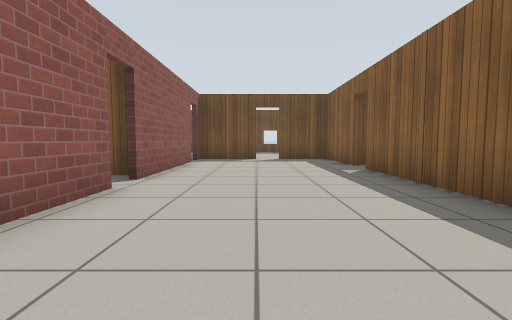
view 1 (above)

22 first-person views from a walk through a robot-simulator world made for Gazebo. The camera is 0.72 m above the floor, tilts 4° down and sees 85° across. The floor is counted in squares, 1 m on a side. Each view is taken from the middle of a square. On the plan, view 1 faces up. The plan holds only what a view shows up to about 10 squares ahead; the rest is blank. Gazebo's built-in surfaces are drawn with simple patterns.

view 2
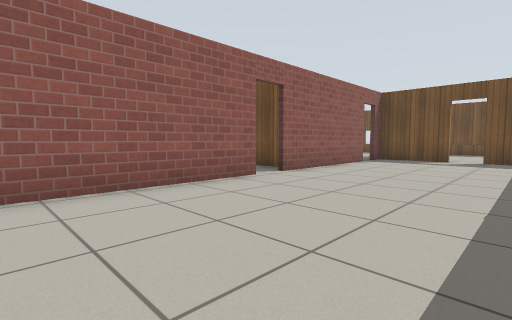

view 3
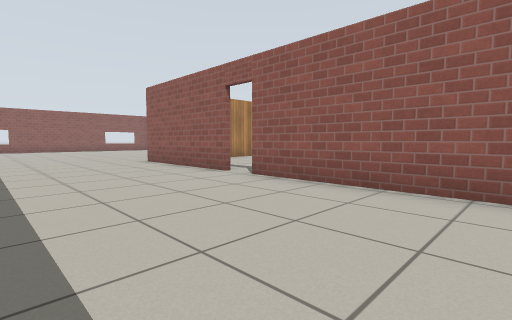

view 4
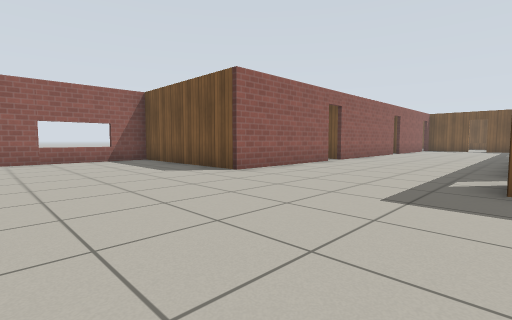

view 5
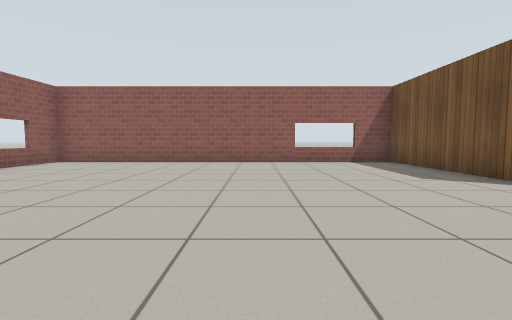

view 6
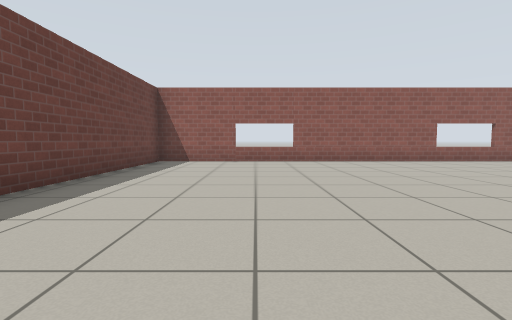

view 7
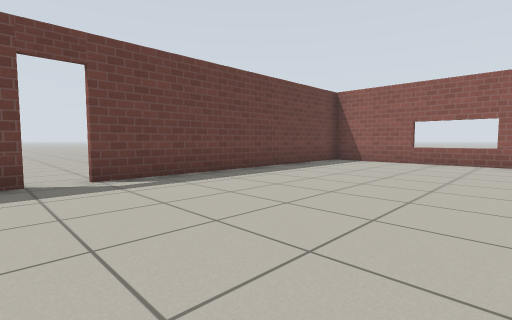

view 8
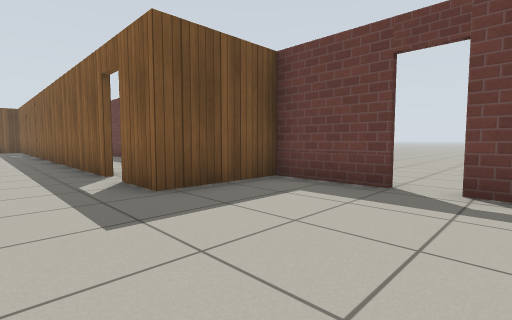

view 9
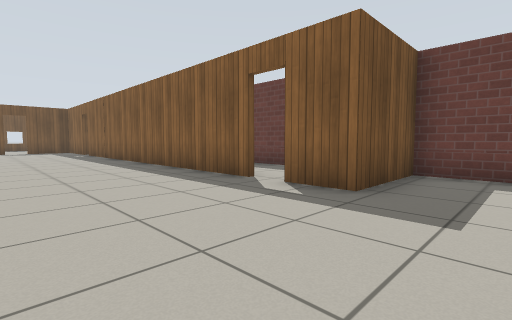

view 10
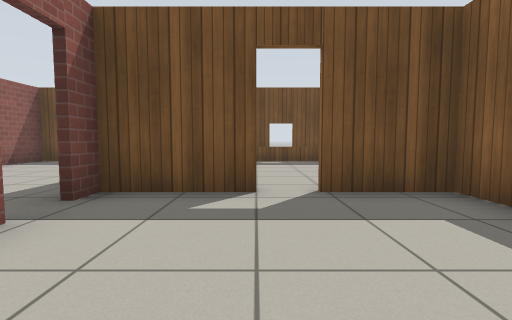

view 11
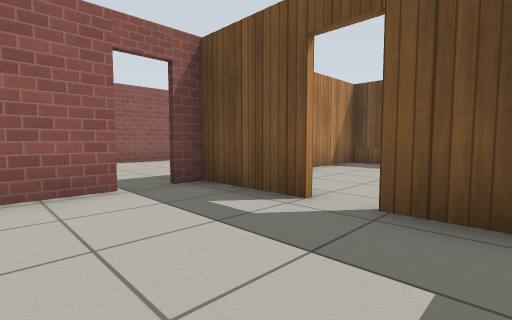

view 12
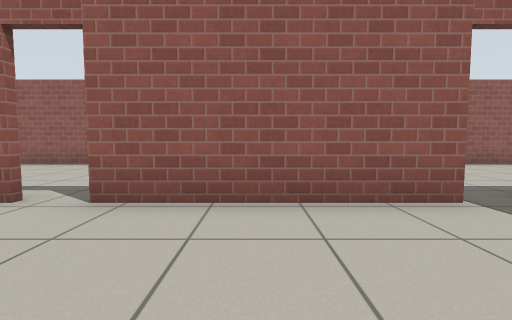

view 13
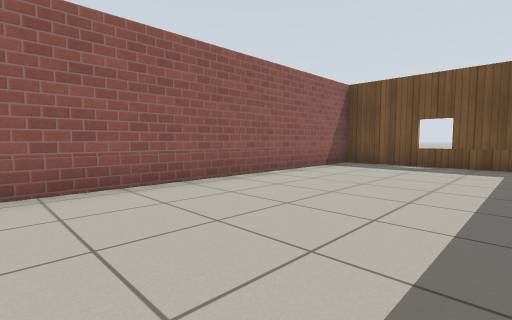

view 14
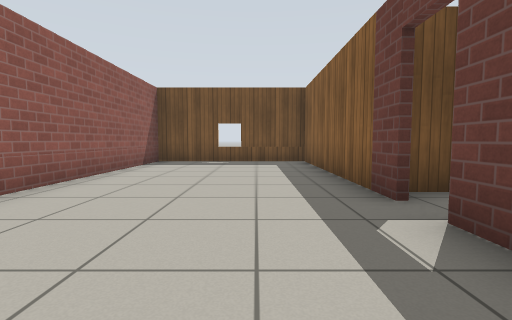

view 15
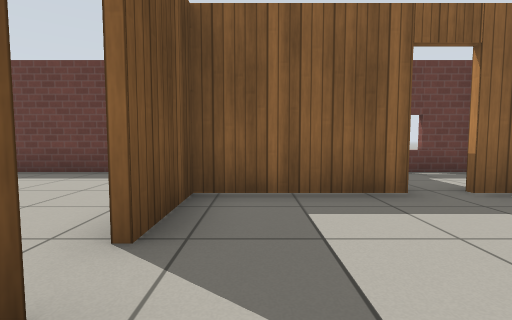

view 16
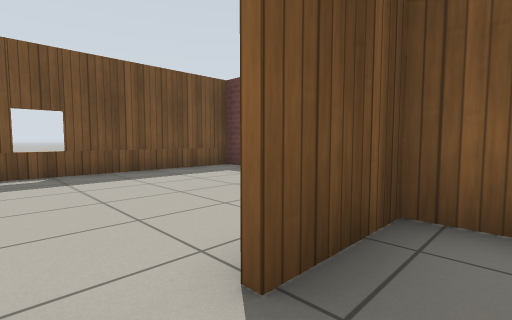

view 17
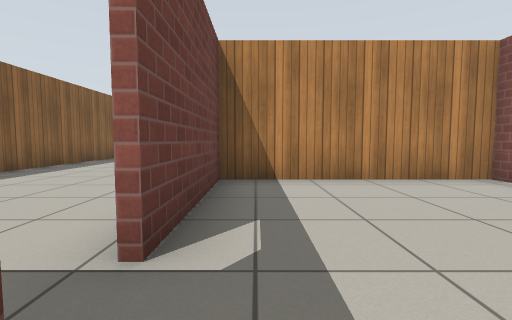

view 18
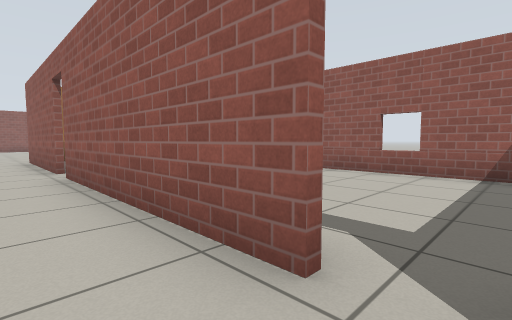

view 19
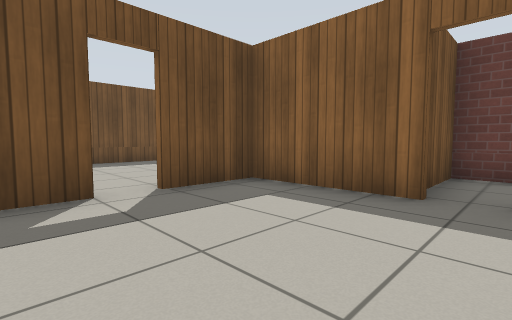

view 20
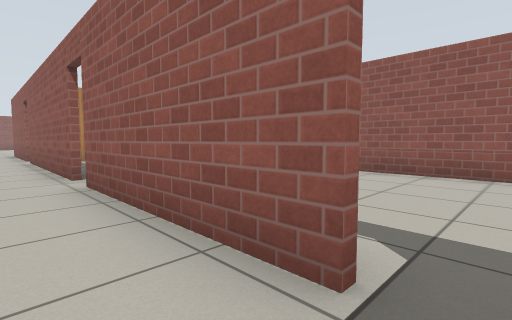

view 21
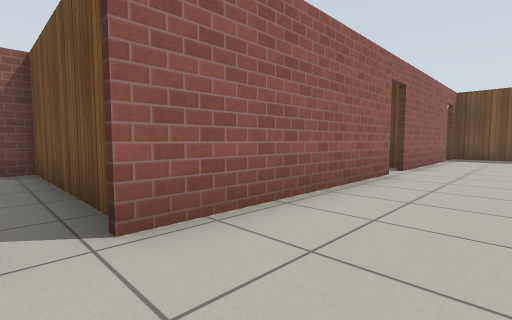

view 22
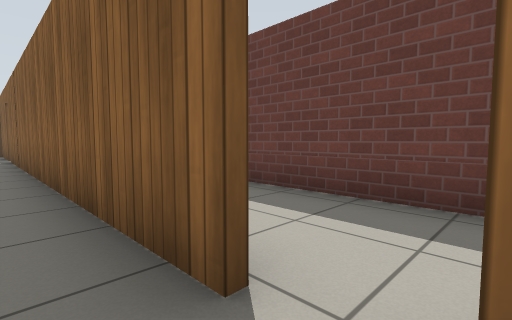

### Floor plan
Points are (right, up) in squares from view 1. A wall is a line through its corners. A room is listed if a view was taken in it or the views show most of it. See-through windows are left out.
Room 1 (views 1, 2, 3, 4, 5, 6, 7, 8, 9, 10, 11, 12, 15, 16, 18, 19, 20, 21, 22)
walls: (2.8, -4.1) (2.8, 7.1); (-2.2, -2.1) (-2.2, -6.5) (-7.3, -6.5) (-7.3, -17.6) (5.4, -17.6) (5.4, -9.3); (5.4, -8.5) (5.4, -6.2) (2.8, -6.2) (2.8, -4.9); (-2.2, 4.2) (-2.2, -1.1); (2.8, 8.1) (2.8, 10.9) (0.9, 10.9); (-2.2, 9.5) (-2.2, 5); (0.1, 10.9) (-2.2, 10.9) (-2.2, 10.2)
ways out: open door at (-2, 10) to room 2; open door at (3, 7.5) to room 4; open door at (-2, -2); open door at (-2, 4.5); open door at (0.5, 11); open door at (3, -4.5); open door at (5, -9)
Room 2 (views 13, 14, 17)
walls: (-2.3, 10.2) (-2.3, 16.6); (-2.1, 16.6) (-7.3, 16.6) (-7.3, 5.9) (-2.3, 5.9) (-2.3, 9.5)
ways out: open door at (-2, 10) to room 1
Room 3 (no view inside)
walls: (-7.3, 4.8) (-7.3, -0.1); (-2.5, 5.7) (-3.7, 5.7)
Room 4 (no view inside)
walls: (5.4, 5.1) (5.4, 8.1) (2.8, 8.1)
ways out: open door at (3, 7.5) to room 1

Where each view was taken, in squares from view 1:
view 1: 0 up, 0 right, facing up
view 2: 0 up, 2 right, facing up-left
view 3: 3 up, 2 right, facing down-left
view 4: 11 down, 3 right, facing up-left
view 5: 11 down, 2 right, facing left
view 6: 8 down, 2 right, facing down
view 7: 8 down, 0 right, facing down-right
view 8: 10 down, 1 right, facing up-right
view 9: 8 down, 1 left, facing up-right
view 10: 7 up, 0 right, facing up
view 11: 8 up, 2 right, facing up-left
view 12: 7 up, 1 right, facing left
view 13: 8 up, 3 left, facing up-left
view 14: 7 up, 4 left, facing up
view 15: 10 up, 1 left, facing right
view 16: 10 up, 0 right, facing up-right
view 17: 11 up, 3 left, facing down
view 18: 5 up, 1 left, facing down-left
view 19: 7 up, 1 left, facing up-right
view 20: 10 up, 1 left, facing down-left
view 21: 2 down, 0 right, facing up-left
view 22: 5 down, 2 right, facing up-right
